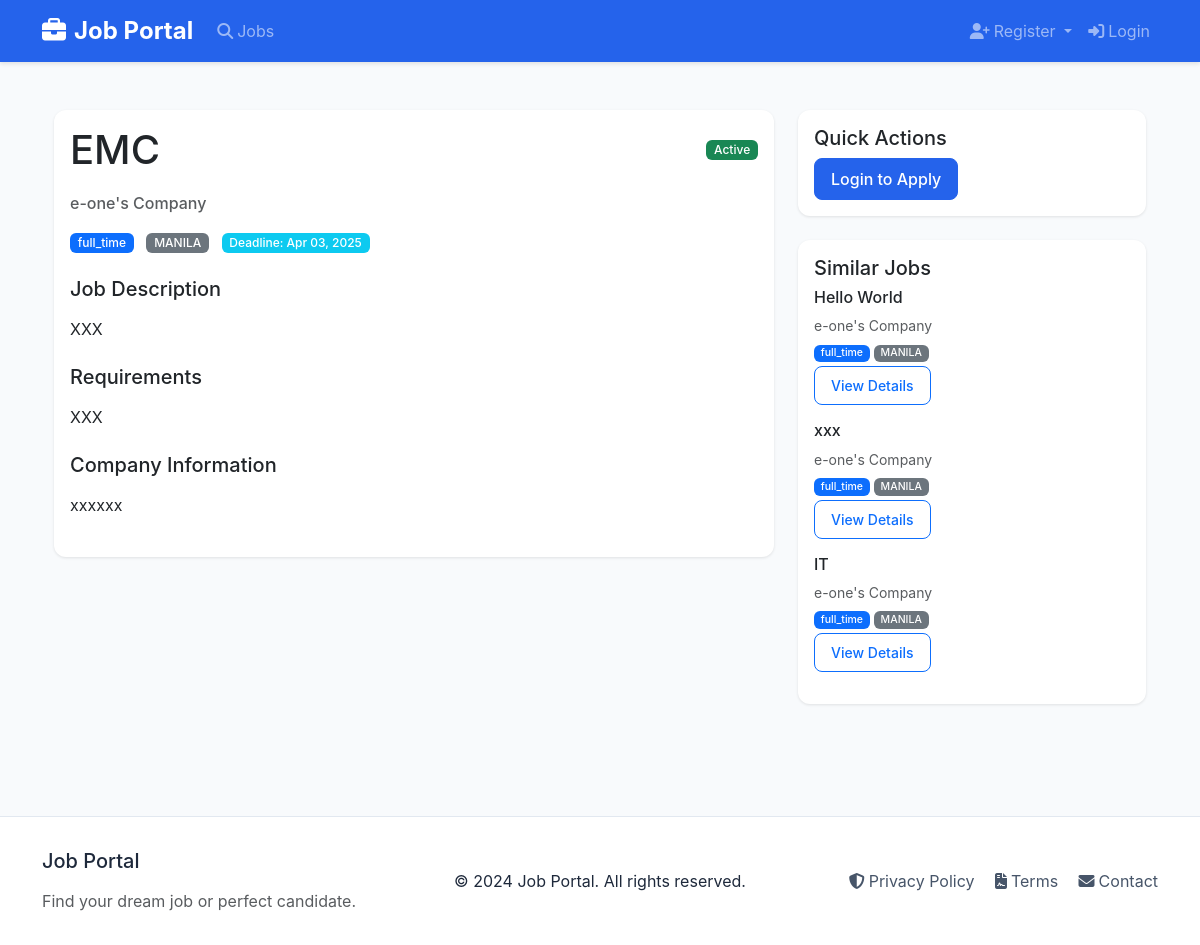
The page /jobs/jobs/5/ on the database its author committed.
### jobs/models.py (models this page shows, shortened)
class JobPosting(models.Model):
    JOB_TYPE_CHOICES = [
        ('full_time', 'Full Time'),
        ('part_time', 'Part Time'),
        ('contract', 'Contract'),
        ('internship', 'Internship'),
        ('remote', 'Remote'),
    ]
    EXPERIENCE_LEVEL_CHOICES = [
        ('entry', 'Entry Level'),
        ('junior', 'Junior'),
        ('mid', 'Mid Level'),
        ('senior', 'Senior'),
        ('lead', 'Lead'),
        ('manager', 'Manager'),
    ]
    INDUSTRY_CHOICES = [
        ('tech', 'Technology'),
        ('finance', 'Finance'),
        ('healthcare', 'Healthcare'),
        ('education', 'Education'),
        ('retail', 'Retail'),
        ('manufacturing', 'Manufacturing'),
        ('other', 'Other'),
    ]
    title = models.CharField(max_length=200)
    employer = models.ForeignKey(Employer, on_delete=models.CASCADE)
    category = models.ForeignKey(JobCategory, on_delete=models.SET_NULL, null=True)
    description = RichTextField(null=True, blank=True)
    requirements = RichTextField(null=True, blank=True)
    responsibilities = RichTextField(null=True, blank=True)
    qualifications = RichTextField(null=True, blank=True)
    job_type = models.CharField(max_length=20, choices=JOB_TYPE_CHOICES, default='full_time')
    experience_level = models.CharField(max_length=20, choices=EXPERIENCE_LEVEL_CHOICES, default='entry')
    industry = models.CharField(max_length=50, choices=INDUSTRY_CHOICES, default='other')
    location = models.CharField(max_length=100, null=True, blank=True)
    latitude = models.DecimalField(max_digits=9, decimal_places=6, null=True, blank=True)
    longitude = models.DecimalField(max_digits=9, decimal_places=6, null=True, blank=True)
    is_remote = models.BooleanField(default=False)
    salary_min = models.DecimalField(max_digits=10, decimal_places=2, validators=[MinValueValidator(0)], default=0)
    salary_max = models.DecimalField(max_digits=10, decimal_places=2, validators=[MinValueValidator(0)], default=0)
    is_salary_negotiable = models.BooleanField(default=False)
    required_skills = models.ManyToManyField(Skill, related_name='required_jobs')
    preferred_skills = models.ManyToManyField(Skill, related_name='preferred_jobs', blank=True)
    benefits = models.ManyToManyField(Benefit, blank=True)
    is_active = models.BooleanField(default=True)
    is_featured = models.BooleanField(default=False)
    created_at = models.DateTimeField(auto_now_add=True)
    updated_at = models.DateTimeField(auto_now=True)
    deadline = models.DateTimeField()
    views_count = models.PositiveIntegerField(default=0)
    applications_count = models.PositiveIntegerField(default=0)
    class Meta:
        ordering = ['-created_at']
        indexes = [
            models.Index(fields=['created_at']),
            models.Index(fields=['deadline']),
            models.Index(fields=['is_active']),
            models.Index(fields=['job_type']),
            models.Index(fields=['location']),
            models.Index(fields=['industry']),
            models.Index(fields=['experience_level']),
        ]

class Employer(models.Model):
    user = models.OneToOneField(User, on_delete=models.CASCADE)
    company_name = models.CharField(max_length=100)
    company_description = models.TextField()
    industry = models.CharField(max_length=100)
    company_size = models.CharField(max_length=50)
    location = models.CharField(max_length=100)
    website = models.URLField(blank=True)
    logo = models.ImageField(upload_to='company_logos/', blank=True)
    created_at = models.DateTimeField(auto_now_add=True)
    updated_at = models.DateTimeField(auto_now=True)

### jobs/views.py (the view, shortened to what this page needs)
# urls.py: path('jobs/<int:pk>/', views.JobDetailView.as_view(), name='job_detail'),
class JobDetailView(DetailView):
    model = JobPosting
    template_name = 'jobs/job_detail.html'
    context_object_name = 'job'
    def get_context_data(self, **kwargs):
        context = super().get_context_data(**kwargs)
        context['similar_jobs'] = JobPosting.objects.filter(
            is_active=True,
            job_type=self.object.job_type,
            location=self.object.location
        ).exclude(
            pk=self.object.pk
        )[:3]
        return context

### jobs/templates/jobs/job_detail.html (shortened to what this page needs)
{% extends 'base.html' %}
{% load static %}
{% block content %}
<div class="container py-4">
    <div class="row">
        <div class="col-md-8">
            <div class="card">
                <div class="card-body">
                    <div class="d-flex justify-content-between align-items-center mb-4">
                        <h1 class="card-title mb-0">{{ job.title }}</h1>
                        <span class="badge {% if job.is_active %}bg-success{% else %}bg-danger{% endif %}">
                            {{ job.is_active|yesno:"Active,Inactive" }}
                        </span>
                    </div>
                    <h6 class="card-subtitle mb-3 text-muted">{{ job.employer.company_name|default:"Unknown Company" }}</h6>
                    <div class="mb-4">
                        <span class="badge bg-primary me-2">{{ job.job_type }}</span>
                        <span class="badge bg-secondary me-2">{{ job.location|default:"Remote" }}</span>
                        <span class="badge bg-info me-2">Deadline: {{ job.deadline|date:"M d, Y" }}</span>
                    </div>
                    <div class="mb-4">
                        <h5>Job Description</h5>
                        <p class="card-text">{{ job.description|linebreaks }}</p>
                    </div>
                    <div class="mb-4">
                        <h5>Requirements</h5>
                        <p class="card-text">{{ job.requirements|linebreaks }}</p>
                    </div>
                    <div class="mb-4">
                        <h5>Company Information</h5>
                        <p class="card-text">{{ job.employer.company_description|default:"No company description available."|linebreaks }}</p>
                    </div>
                </div>
            </div>
        </div>
        <div class="col-md-4">
            <div class="card mb-4">
                <div class="card-body">
                    <h5 class="card-title">Quick Actions</h5>
                    {% if user.is_authenticated %}
                        {% if is_jobseeker %}
                            {% if not has_applied %}
                                <a href="{% url 'jobs:job_apply' job.pk %}" class="btn btn-primary">Apply Now</a>
                            {% else %}
                                <button class="btn btn-success" disabled>Already Applied</button>
                            {% endif %}
                            {% if not has_saved %}
                                <a href="{% url 'jobs:save_job' job.pk %}" class="btn btn-outline-primary">Save Job</a>
                            {% else %}
                                <button class="btn btn-outline-success" disabled>Job Saved</button>
                            {% endif %}
                        {% elif user.employer and can_edit %}
                            <a href="{% url 'jobs:job_update' job.pk %}" class="btn btn-primary">Edit Job</a>
                            <a href="{% url 'jobs:job_delete' job.pk %}" class="btn btn-danger">Delete Job</a>
                        {% endif %}
                    {% else %}
                        <a href="{% url 'account_login' %}?next={% url 'jobs:job_detail' job.pk %}" class="btn btn-primary">Login to Apply</a>
                    {% endif %}
                </div>
            </div>
            {% if similar_jobs %}
                <div class="card">
                    <div class="card-body">
                        <h5 class="card-title">Similar Jobs</h5>
                        {% for similar_job in similar_jobs %}
                            <div class="mb-3">
                                <h6>{{ similar_job.title }}</h6>
                                <p class="small text-muted mb-1">{{ similar_job.employer.company_name }}</p>
                                <p class="small mb-1">
                                    <span class="badge bg-primary">{{ similar_job.job_type }}</span>
                                    <span class="badge bg-secondary">{{ similar_job.location }}</span>
                                </p>
                                <a href="{% url 'jobs:job_detail' similar_job.pk %}" class="btn btn-sm btn-outline-primary">
                                    View Details
                                </a>
                            </div>
                        {% endfor %}
                    </div>
                </div>
            {% endif %}
        </div>
    </div>
</div>
{% endblock %}

### templates/base.html (style rules this page uses)
:root { --primary-color: #2563eb; --secondary-color: #475569; --success-color: #059669; --danger-color: #dc2626; --warning-color: #d97706; --info-color: #0891b2; }
body { font-family: 'Inter', system-ui, -apple-system, sans-serif; background-color: #f8fafc; color: #1e293b; }
.card { border: none; border-radius: 0.75rem; box-shadow: 0 1px 3px rgba(0,0,0,0.1); transition: transform 0.2s, box-shadow 0.2s; }
.btn { font-weight: 500; padding: 0.5rem 1rem; border-radius: 0.5rem; transition: all 0.2s; }
.btn-primary { background-color: var(--primary-color); border-color: var(--primary-color); }
.badge { font-weight: 500; padding: 0.35em 0.65em; border-radius: 0.375rem; }

### rows shown on the page
JobPosting: title "EMC", is_active "Active", employer.company_name "e-one's Company", job_type "full_time", location "MANILA", deadline "Apr 03, 2025", description "XXX", requirements "XXX", employer.company_description "xxxxxx"
JobPosting: title "Hello World", employer.company_name "e-one's Company", job_type "full_time", location "MANILA"
JobPosting: title "xxx", employer.company_name "e-one's Company", job_type "full_time", location "MANILA"
JobPosting: title "IT", employer.company_name "e-one's Company", job_type "full_time", location "MANILA"
